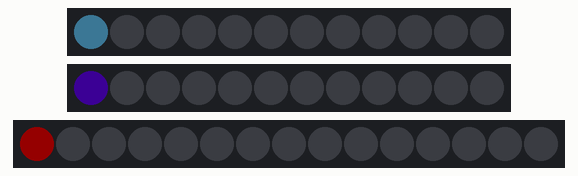
Bench run of a sketch on a simulated ESP32. Parts: 2 × 12 RGB LEDs in strip order, left to right, 15 RGB LEDs in strip order, left to right. Dim RGB values are drawn brighter than linear.

Above: at 0.1 s.
At 0.5 s:
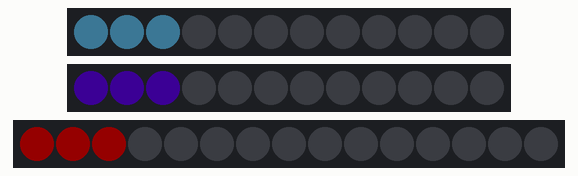
At 1.1 s:
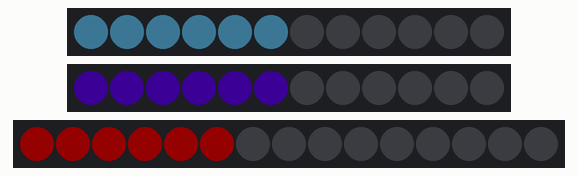
At 1.71 s:
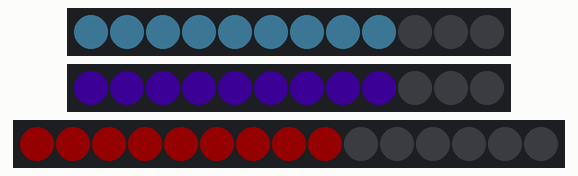
At 2.31 s:
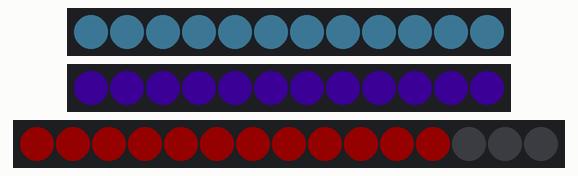
At 3.02 s:
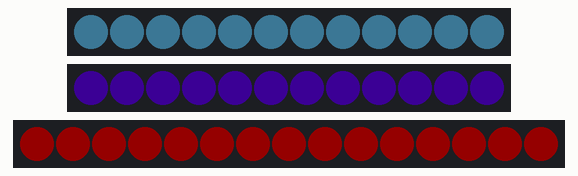

Measured:
- by itself, everything shown: repeats every 3.2 s, in 15 steps
- what the display in image 5 shows lasts 0.4 s, from 2.8 s to 3.2 s

The sketch:

sample_led_strip.ino
```cpp
#include "Adafruit_NeoPixel.h"  // подключаем библиотеку

#define BRIGHT 20

#define EYE_L_PIN 33  // указываем пин для подключения ленты
#define EYE_R_PIN 35
#define MOUTH_PIN 34

#define NUMPIXELS_EYES 12  // указываем количество светодиодов в ленте
#define NUMPIXELS_MOUTH 15

// создаем объект strip с нужными характеристиками
Adafruit_NeoPixel eyeL(NUMPIXELS_EYES, EYE_L_PIN, NEO_GRB + NEO_KHZ800);
Adafruit_NeoPixel eyeR(NUMPIXELS_EYES, EYE_R_PIN, NEO_GRB + NEO_KHZ800);
Adafruit_NeoPixel mouth(NUMPIXELS_MOUTH, MOUTH_PIN, NEO_GRB + NEO_KHZ800);


void setup() {
  eyeL.begin();             // инициализируем ленту
  eyeL.setBrightness(BRIGHT);   // указываем яркость светодиодов (максимум 255)
  eyeR.begin();             // инициализируем ленту
  eyeR.setBrightness(BRIGHT);   // указываем яркость светодиодов (максимум 255)
  mouth.begin();            // инициализируем ленту
  mouth.setBrightness(BRIGHT);  // указываем яркость светодиодов (максимум 255)
}

void loop() {

  for (int i = 0; i <= NUMPIXELS_MOUTH; i++) {
    eyeL.setPixelColor(i, eyeL.Color(102, 200, 255));  // включаем белый цвет на 3 светодиоде
    eyeR.setPixelColor(i, eyeR.Color(102, 0, 255));
    mouth.setPixelColor(i, mouth.Color(255, 0, 0));
    eyeL.show();  // отправляем сигнал на ленту
    eyeR.show();
    mouth.show();
    delay(200);
  }
  eyeL.clear();  // выключаем все светодиоды
  eyeR.clear();
  mouth.clear();
}
```
